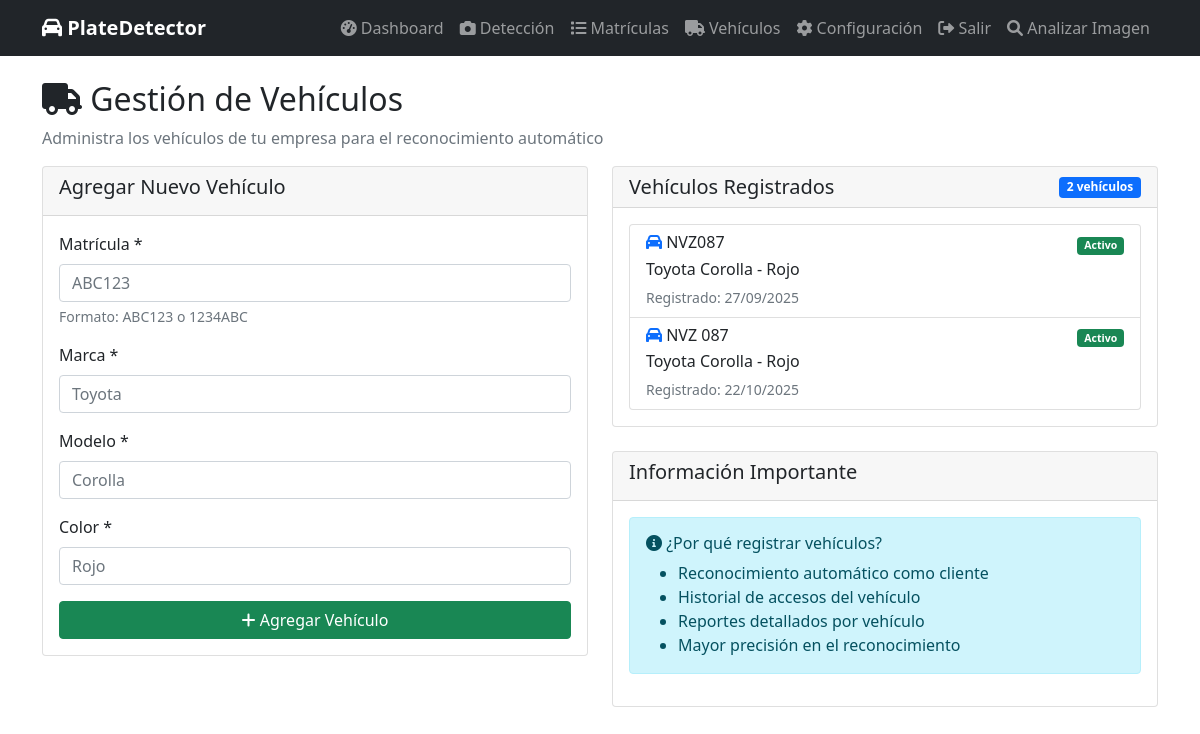
Screenshot of /vehicles/ (signed in) with the database file from the repository.
### plate_detector/models.py (models this page shows, shortened)
class Vehicle(models.Model):
    client = models.ForeignKey(Client, on_delete=models.CASCADE)
    plate_number = models.CharField(max_length=20, unique=True)
    brand = models.CharField(max_length=100)
    model = models.CharField(max_length=100)
    color = models.CharField(max_length=50)
    is_active = models.BooleanField(default=True)
    created_at = models.DateTimeField(auto_now_add=True)

### plate_detector/views.py (the view)
# urls.py: path('vehicles/', views.vehicle_management, name='vehicle_management'),
@login_required
def vehicle_management(request):
    client, created = Client.objects.get_or_create(user=request.user)
    if request.method == 'POST':
        form = VehicleForm(request.POST)
        if form.is_valid():
            vehicle = form.save(commit=False)
            vehicle.client = client
            vehicle.save()
            return redirect('vehicle_management')
    else:
        form = VehicleForm()
    vehicles = Vehicle.objects.filter(client=client)
    return render(request, 'vehicle_management.html', {
        'form': form,
        'vehicles': vehicles
    })

### plate_detector/forms.py
class VehicleForm(forms.ModelForm):
    class Meta:
        model = Vehicle
        fields = ['plate_number', 'brand', 'model', 'color']
        widgets = {
            'plate_number': forms.TextInput(attrs={'class': 'form-control', 'placeholder': 'ABC123'}),
            'brand': forms.TextInput(attrs={'class': 'form-control', 'placeholder': 'Toyota'}),
            'model': forms.TextInput(attrs={'class': 'form-control', 'placeholder': 'Corolla'}),
            'color': forms.TextInput(attrs={'class': 'form-control', 'placeholder': 'Rojo'}),
        }

### plate_detector/templates/vehicle_management.html (shortened to what this page needs)
{% extends 'base.html' %}
{% block content %}
<div class="row">
    <div class="col-md-12">
        <h2><i class="fas fa-truck"></i> Gestión de Vehículos</h2>
        <p class="text-muted">Administra los vehículos de tu empresa para el reconocimiento automático</p>
    </div>
</div>
<div class="row">
    <div class="col-md-6">
        <div class="card">
            <div class="card-header">
                <h5>Agregar Nuevo Vehículo</h5>
            </div>
            <div class="card-body">
                <form method="post">
                    <div class="mb-3">
                        <label for="id_plate_number" class="form-label">Matrícula *</label>
                        {{ form.plate_number }}
                        <div class="form-text">Formato: ABC123 o 1234ABC</div>
                    </div>
                    <div class="mb-3">
                        <label for="id_brand" class="form-label">Marca *</label>
                        {{ form.brand }}
                    </div>
                    <div class="mb-3">
                        <label for="id_model" class="form-label">Modelo *</label>
                        {{ form.model }}
                    </div>
                    <div class="mb-3">
                        <label for="id_color" class="form-label">Color *</label>
                        {{ form.color }}
                    </div>
                    <button type="submit" class="btn btn-success w-100">
                        <i class="fas fa-plus"></i> Agregar Vehículo
                    </button>
                </form>
            </div>
        </div>
    </div>
    <div class="col-md-6">
        <div class="card">
            <div class="card-header">
                <div class="d-flex justify-content-between align-items-center">
                    <h5 class="mb-0">Vehículos Registrados</h5>
                    <span class="badge bg-primary">{{ vehicles.count }} vehículos</span>
                </div>
            </div>
            <div class="card-body">
                {% if vehicles %}
                <div class="list-group">
                    {% for vehicle in vehicles %}
                    <div class="list-group-item">
                        <div class="d-flex w-100 justify-content-between">
                            <h6 class="mb-1">
                                <i class="fas fa-car text-primary"></i>
                                {{ vehicle.plate_number }}
                            </h6>
                            <small class="text-muted">
                                {% if vehicle.is_active %}
                                    <span class="badge bg-success">Activo</span>
                                {% else %}
                                    <span class="badge bg-secondary">Inactivo</span>
                                {% endif %}
                            </small>
                        </div>
                        <p class="mb-1">{{ vehicle.brand }} {{ vehicle.model }} - {{ vehicle.color }}</p>
                        <small class="text-muted">Registrado: {{ vehicle.created_at|date:"d/m/Y" }}</small>
                    </div>
                    {% endfor %}
                </div>
                {% else %}
                <div class="text-center py-4">
                    <i class="fas fa-truck fa-3x text-muted mb-3"></i>
                    <p class="text-muted">No hay vehículos registrados.</p>
                    <p class="text-muted">Agrega tu primer vehículo usando el formulario.</p>
                </div>
                {% endif %}
            </div>
        </div>
        <div class="card mt-4">
            <div class="card-header">
                <h5>Información Importante</h5>
            </div>
            <div class="card-body">
                <div class="alert alert-info">
                    <h6><i class="fas fa-info-circle"></i> ¿Por qué registrar vehículos?</h6>
                    <ul class="mb-0">
                        <li>Reconocimiento automático como cliente</li>
                        <li>Historial de accesos del vehículo</li>
                        <li>Reportes detallados por vehículo</li>
                        <li>Mayor precisión en el reconocimiento</li>
                    </ul>
                </div>
            </div>
        </div>
    </div>
</div>
{% endblock %}

### plate_detector/templates/base.html (style rules this page uses)
.card { margin-bottom: 20px; }

### rows the page displays
Vehicle: plate_number "NVZ087", is_active "Activo", brand "Toyota", model "Corolla", color "Rojo", created_at "27/09/2025"
Vehicle: plate_number "NVZ 087", is_active "Activo", brand "Toyota", model "Corolla", color "Rojo", created_at "22/10/2025"

### other values shown
{{ vehicles.count }} "2"
